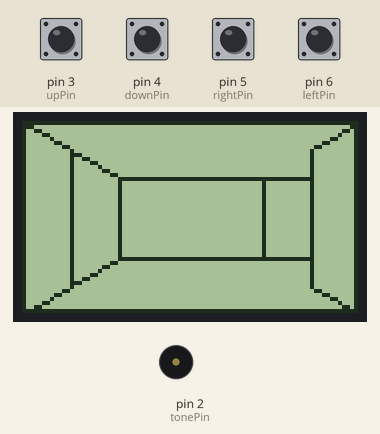
The sketch below on a simulated Arduino Uno, built with avr-gcc and run on an emulated ATmega328P. Parts: 84×48 one-colour display, buzzer (waves = sounding). The test bench sets the inputs (shaded band); at power-on: pin 3 (upPin), pin 4 (downPin), pin 5 (rightPin), pin 6 (leftPin) HIGH.

Above: at 1.2 s.
1.3 s: pin 3 (upPin) pulled LOW for 1 s
At 2.2 s:
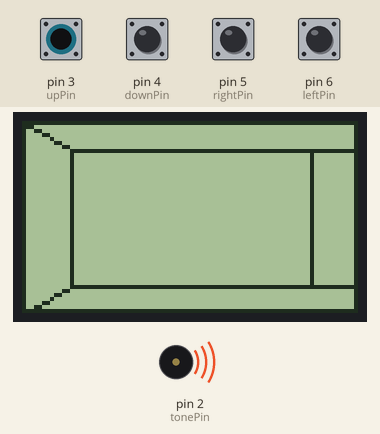
3.8 s: pin 5 (rightPin) pulled LOW for 1 s
At 5.4 s:
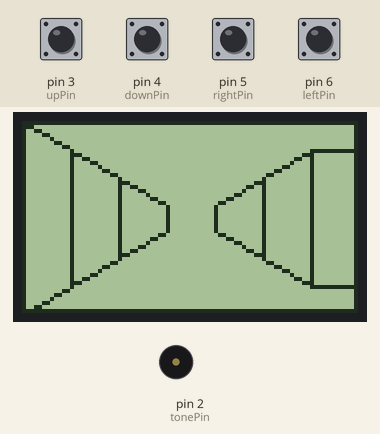
6.3 s: pin 6 (leftPin) pulled LOW for 0.15 s
At 7.1 s:
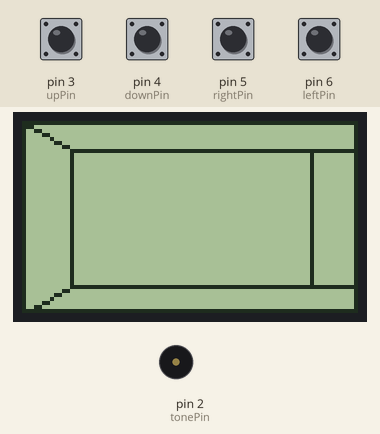
8.0 s: pin 4 (downPin) pulled LOW for 0.15 s
At 8.04 s:
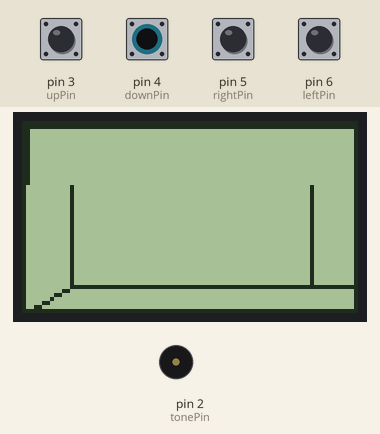
8.7 s: pin 3 (upPin) pulled LOW for 0.15 s
At 8.81 s:
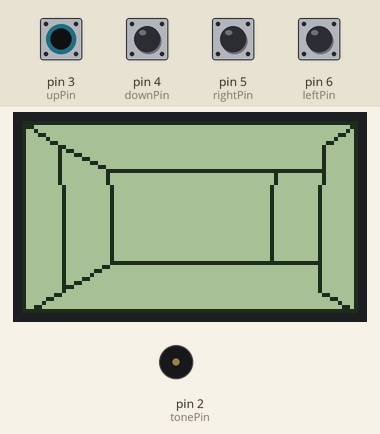
9.4 s: pin 4 (downPin) pulled LOW for 1 s
At 10.3 s:
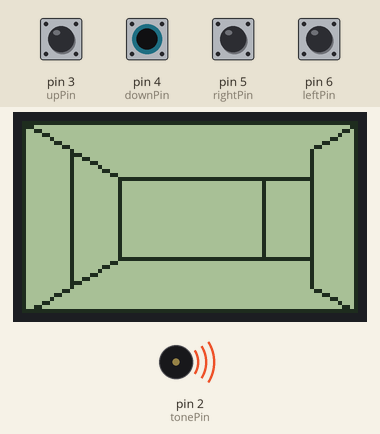
Timing chart, 0 to 12.4 s (numbered marks = the images above; inputs shaded):
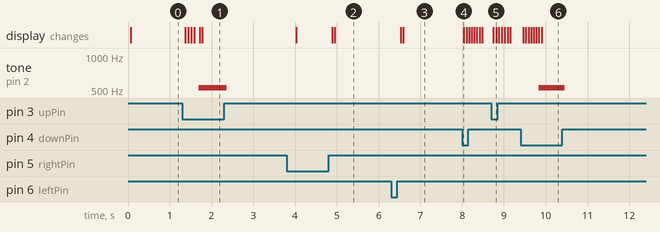

The sketch:

_3D_Maze_07b.ino
```cpp
// Arduino 3D Maze v0.7 by Hari Wiguna, 2016
// v0.4 - Draws real maze
// v0.5 - Move forward
// v0.6 - Buttons
// v0.6c - fixing front/back walls, hide what's obscured
// v0.7 - prevent walking through walls
// v00.7b - Animate the walk

#include "U8glib.h"// LCD library
U8GLIB_PCD8544 u8g(13, 11, 9, 8, 10); // SPI Com: SCK = 13, MOSI = 11, CS = 9, A0/DataCommand = 8, Reset = 10

#include "Point.h" // Handy way to pass around X and Y as one variable
#include "Debug.h" // Prints variables to Serial Monitor
#include "Maze.h"  // The maze itself and routines to check where the walls are
#include "Sound.h" // Where the beep comes from
#include "Buttons.h" // Handles the pushbuttons
#include "Drawing.h" // Magic where the fake 3D happens

void setup(void) {
  Serial.begin(9600);
  SetupDrawing();
  SetupButtons();
}

void loop(void) {
  u8g.firstPage();
  do {
    CheckButtons();
    Animate();
    DrawMaze();
  } while ( u8g.nextPage() );
}
```

Buttons.h
```cpp
byte upPin = 3;
byte downPin = 4;
byte leftPin = 6;
byte rightPin = 5;

int youRow = 6, youCol = 1;
int youDir = 0, youRowDir = 0, youColDir = 0;

u8g_uint_t hInset;

//== Animation ==
unsigned long timeToMove;
u8g_uint_t zoom = 0;
u8g_uint_t zoomSpeed = 0;

void SetupButtons() {
  pinMode(upPin, INPUT_PULLUP);
  pinMode(downPin, INPUT_PULLUP);
  pinMode(leftPin, INPUT_PULLUP);
  pinMode(rightPin, INPUT_PULLUP);
}

void TurnLeft()
{
  if (--youDir < 0) youDir = 3;
}

void TurnRight()
{
  if (++youDir > 3) youDir = 0;
}

void MoveForward()
{
  if (youDir == 0 && youRow > 0 && !Look(youRow - 1, youCol)) youRowDir = -1; // Facing North
  if (youDir == 1 && youCol < 7 && !Look(youRow, youCol + 1)) youColDir = +1; // Facing East
  if (youDir == 2 && youRow < 7 && !Look(youRow + 1, youCol)) youRowDir = +1; // Facing South
  if (youDir == 3 && youCol > 0 && !Look(youRow, youCol - 1)) youColDir = -1; // Facing West
  if (youRowDir == 0 && youColDir == 0)
    Beep();
  else {
    zoom = 0;
    zoomSpeed = 1;
  }
}

void MoveBackward()
{
  if (youDir == 0 && youRow < 7 && !Look(youRow + 1, youCol)) youRowDir = +1; // Facing North
  if (youDir == 1 && youCol > 0 && !Look(youRow, youCol - 1)) youColDir = -1; // Facing East
  if (youDir == 2 && youRow > 0 && !Look(youRow - 1, youCol)) youRowDir = -1; // Facing South
  if (youDir == 3 && youCol < 7 && !Look(youRow, youCol + 1)) youColDir = +1; // Facing West
  if (youRowDir == 0 && youColDir == 0)
    Beep();
  else {
    zoom = hInset;
    zoomSpeed = -1;
  }
}

void Animate()
{
  if (zoomSpeed!=0 && millis() > timeToMove) {
    zoom += zoomSpeed;
    if (zoom >= hInset || zoom <= 0)
    {
      zoom=0;
      zoomSpeed = 0;
      youRow += youRowDir;
      youCol += youColDir;
      youRowDir=youColDir=0;
    }
    timeToMove = millis() + 30;
  }
}

void CheckButtons()
{
  int oldRow = youRow;
  int oldCol = youCol;
  int oldDir = youDir;

  if (youRowDir == 0 && youColDir == 0) { // Only allow movement if we're not moving/rotating
    if (!digitalRead(leftPin)) TurnLeft();
    if (!digitalRead(rightPin)) TurnRight();
    if (!digitalRead(upPin)) MoveForward();
    if (!digitalRead(downPin)) MoveBackward();

    if (youDir != oldDir) delay(200); // debounce rotate buttons
  }
}
```

Debug.h
```cpp
unsigned long timeToDebug;

void Debug(String label, int value)
{
  Serial.print(label);
  Serial.print("=");
  Serial.println(value);
}

void DebugPoint(String label, Point point)
{
  Serial.print(label);
  Serial.print("=(");
  Serial.print(point.X);
  Serial.print(",");
  Serial.print(point.Y);
  Serial.println(")");
}
```

Drawing.h
```cpp
//== 3D calculations ==

float ratio;
u8g_uint_t shift;
u8g_uint_t x0, y0;
bool blocked;

//== Screen ==
u8g_uint_t screenWidth, screenHeight;
u8g_uint_t screenHalfWidth, screenHalfHeight;

void SetupDrawing()
{
  u8g.setRot180();  // flip screen
  screenWidth = u8g.getWidth();
  screenHeight = u8g.getHeight();
  x0 = screenHalfWidth = screenWidth / 2;
  y0 = screenHalfHeight = screenHeight / 2;
  hInset = screenWidth / 7;
  ratio = 1.0 * screenHalfHeight / screenHalfWidth;
}

void XToCorners(u8g_uint_t x, Point* points) {
  u8g_uint_t y = (u8g_uint_t)(1.0 * x * ratio);
  points[0].Set(x0 - x, y0 - y); // 0 = top left
  points[1].Set(x0 + x, y0 - y); // 1 = top right
  points[2].Set(x0 + x, y0 + y); // 2 = bottom right
  points[3].Set(x0 - x, y0 + y); // 3 = bottom left
}

void DrawFrontLeftWall(Point* outs, Point* ins)
{
  u8g.drawLine(outs[0].X, outs[0].Y, ins[0].X, ins[0].Y);
  u8g.drawLine(ins[0].X, ins[0].Y, ins[3].X, ins[3].Y);
  u8g.drawLine(ins[3].X, ins[3].Y, outs[3].X, outs[3].Y);
}

void DrawFrontRightWall(Point* outs, Point* ins)
{
  u8g.drawLine(outs[1].X, outs[1].Y, ins[1].X, ins[1].Y);
  u8g.drawLine(ins[1].X, ins[1].Y, ins[2].X, ins[2].Y);
  u8g.drawLine(ins[2].X, ins[2].Y, outs[2].X, outs[2].Y);
}

void DrawBackLeftWall(Point* outs, Point* ins)
{
  u8g.drawLine(outs[0].X, ins[0].Y, ins[0].X, ins[0].Y);
  u8g.drawLine(ins[0].X, ins[0].Y, ins[3].X, ins[3].Y);
  u8g.drawLine(ins[3].X, ins[3].Y, outs[3].X, ins[3].Y);
}

void DrawBackRightWall(Point* outs, Point* ins)
{
  u8g.drawLine(outs[1].X, ins[1].Y, ins[1].X, ins[1].Y);
  u8g.drawLine(ins[1].X, ins[1].Y, ins[2].X, ins[2].Y);
  u8g.drawLine(ins[2].X, ins[2].Y, outs[2].X, ins[2].Y);
}

void DrawFrontWall(Point* outs, Point* ins)
{
  u8g.drawLine(outs[0].X, outs[0].Y, outs[1].X, outs[1].Y);
  u8g.drawLine(outs[1].X, outs[1].Y, outs[2].X, outs[2].Y);
  u8g.drawLine(outs[2].X, outs[2].Y, outs[3].X, outs[3].Y);
  u8g.drawLine(outs[3].X, outs[3].Y, outs[0].X, outs[0].Y);
}

void DrawBackWall(Point* outs, Point* ins)
{
  u8g.drawLine(ins[0].X, ins[0].Y, ins[1].X, ins[1].Y);
  u8g.drawLine(ins[1].X, ins[1].Y, ins[2].X, ins[2].Y);
  u8g.drawLine(ins[2].X, ins[2].Y, ins[3].X, ins[3].Y);
  u8g.drawLine(ins[3].X, ins[3].Y, ins[0].X, ins[0].Y);
}

void DebugWalls()
{
  if (millis() > timeToDebug)
  {
    Serial.println("--------------------------");
    Debug("hasFrontLeftWall", hasFrontLeftWall);
    Debug("hasFrontWall", hasFrontWall);
    Debug("hasFrontRightWall", hasFrontRightWall);
    Debug("hasBackLeftWall", hasBackLeftWall);
    Debug("hasBackWall", hasBackWall);
    Debug("hasBackRightWall", hasBackRightWall);
    timeToDebug = millis() + 2000;
  }
}

void DrawWalls(byte depth, byte col, byte row)
{
  Point outs[4], ins[4];
  XToCorners(screenHalfWidth - hInset * depth       + (depth == 0 ? 0 : zoom), outs);
  XToCorners(screenHalfWidth - hInset * (depth + 1) + zoom, ins);

  if (youDir == 0) LookNorth(row - depth, col);
  if (youDir == 1) LookEast(row, col + depth);
  if (youDir == 2) LookSouth(row + depth, col);
  if (youDir == 3) LookWest(row, col - depth);
  //DebugWalls();

  if (hasFrontWall)
    DrawFrontWall(outs, ins);
  else
  {
    if (hasBackWall) DrawBackWall(outs, ins);

    if (hasFrontLeftWall) DrawFrontLeftWall(outs, ins);
    else if (hasBackLeftWall) DrawBackLeftWall(outs, ins);

    if (hasFrontRightWall) DrawFrontRightWall(outs, ins);
    else if (hasBackRightWall) DrawBackRightWall(outs, ins);
  }
}

void DrawMaze()
{
  u8g.drawFrame(0, 0, screenWidth, screenHeight);

  blocked = false; // Assume there's nothing in front of us
  for (byte depth = 0; depth < 3; depth++)
    if (!blocked) {
      DrawWalls(depth, youCol, youRow);
      blocked = hasFrontWall || hasBackWall;
    }
}
```

Maze.h
```cpp
//== Maze ==
byte maze[][1] = {
  {B11111111},
  {B10000001},
  {B10110111},
  {B10000111},
  {B11110001},
  {B10000101},
  {B10111101},
  {B11111111},
};

bool hasFrontLeftWall;
bool hasFrontWall;
bool hasFrontRightWall;
bool hasBackLeftWall;
bool hasBackWall;
bool hasBackRightWall;

bool Look(byte row, byte col)
{
  return bitRead(maze[row][0], 7 - col);
}

void LookNorth(byte row, byte col)
{
  hasFrontLeftWall = Look(row, col - 1);
  hasFrontWall     = Look(row, col);
  hasFrontRightWall= Look(row, col + 1);
  hasBackLeftWall  = Look(row - 1, col - 1);
  hasBackWall      = Look(row - 1, col);
  hasBackRightWall = Look(row - 1, col + 1);
}

void LookEast(byte row, byte col)
{
  hasFrontLeftWall = Look(row - 1, col);
  hasFrontWall     = Look(row, col);
  hasFrontRightWall= Look(row + 1, col);
  hasBackLeftWall  = Look(row - 1, col + 1);
  hasBackWall      = Look(row,  col + 1);
  hasBackRightWall = Look(row + 1, col + 1);
}

void LookSouth(byte row, byte col)
{
  hasFrontLeftWall = Look(row, col + 1);
  hasFrontWall     = Look(row, col);
  hasFrontRightWall= Look(row, col - 1);
  hasBackLeftWall  = Look(row + 1, col + 1);
  hasBackWall      = Look(row + 1, col);
  hasBackRightWall = Look(row + 1, col - 1);
}

void LookWest(byte row, byte col)
{
  hasFrontLeftWall = Look(row + 1, col);
  hasFrontWall     = Look(row,     col);
  hasFrontRightWall= Look(row - 1, col);
  hasBackLeftWall  = Look(row + 1, col - 1);
  hasBackWall      = Look(row,     col - 1);
  hasBackRightWall = Look(row - 1, col - 1);
}
```

Point.cpp
```cpp
#include "U8glib.h"
#include "Point.h"

void Point::Set(u8g_uint_t x, u8g_uint_t y)
{
  X = x;
  Y = y;
}
```

Point.h
```cpp
#ifndef Point_h
#define Point_h

#include "U8glib.h"

class Point
{
  public:
    void Set(u8g_uint_t x, u8g_uint_t y);
    u8g_uint_t X;
    u8g_uint_t Y;
};

#endif
```

Sound.h
```cpp
byte tonePin = 2; // Which digital pin the beeper is attached to

void Beep()
{
  tone(2, 523, 62); // NOTE_C5, 1000/16
}
```

Measured:
- after the input at 1.3 s, tone on pin 2 (tonePin): silent → 523 Hz after 0.39 s, → silent 0.66 s later; the display: first changes after 0.07 s (image 1 shows a later state)
- after the input at 3.8 s, the display: first changes after 0.23 s (image 2 shows a later state)
- after the input at 6.3 s, the display: first changes after 0.23 s (image 3 shows a later state)
- after the input at 8.0 s, the display: changes at once (image 4)
- after the input at 8.7 s, the display: first changes at once (image 5 shows a later state)
- after the input at 9.4 s, tone on pin 2 (tonePin): silent → 523 Hz after 0.44 s, → silent 0.62 s later; the display: first changes after 0.06 s (image 6 shows a later state)
